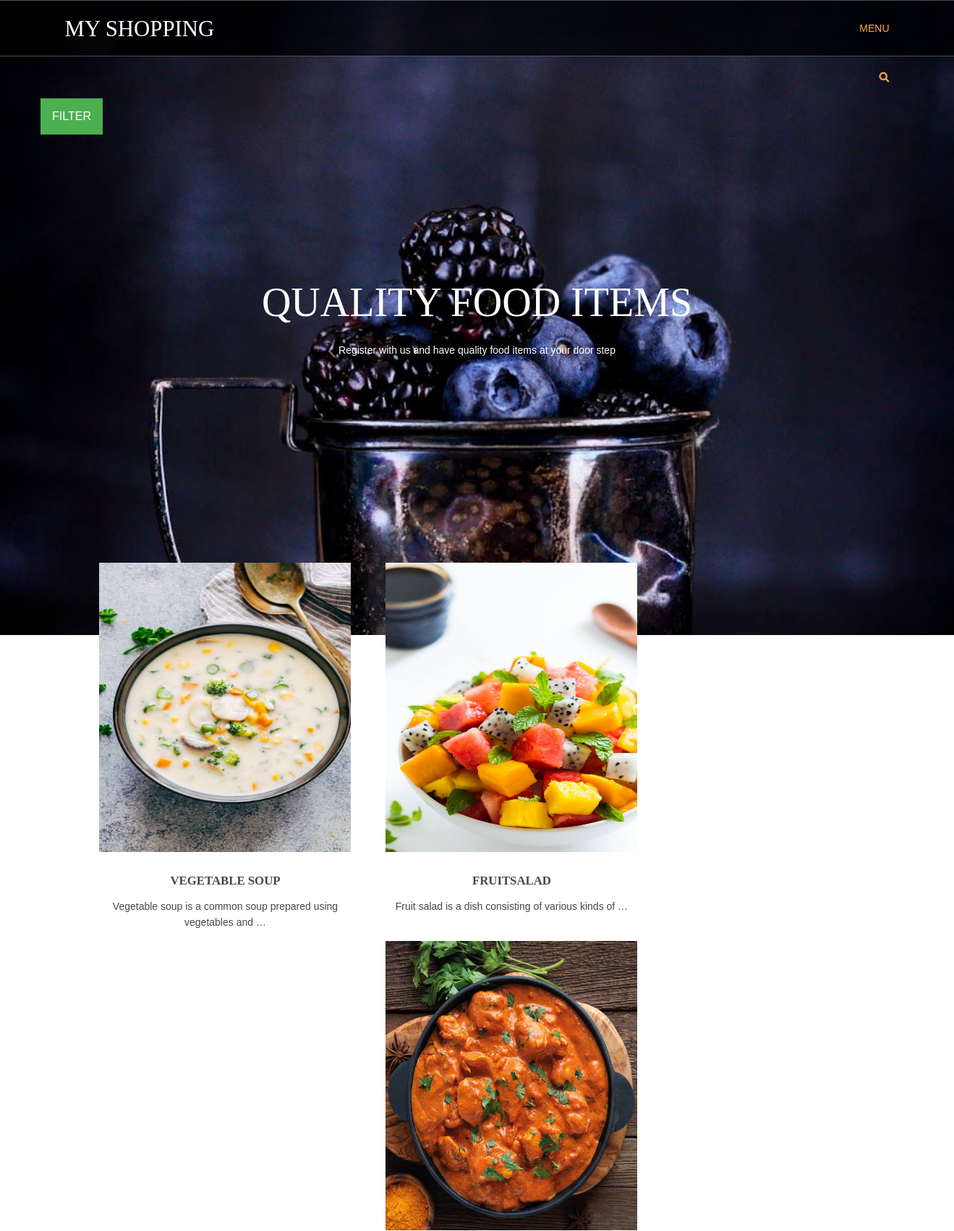
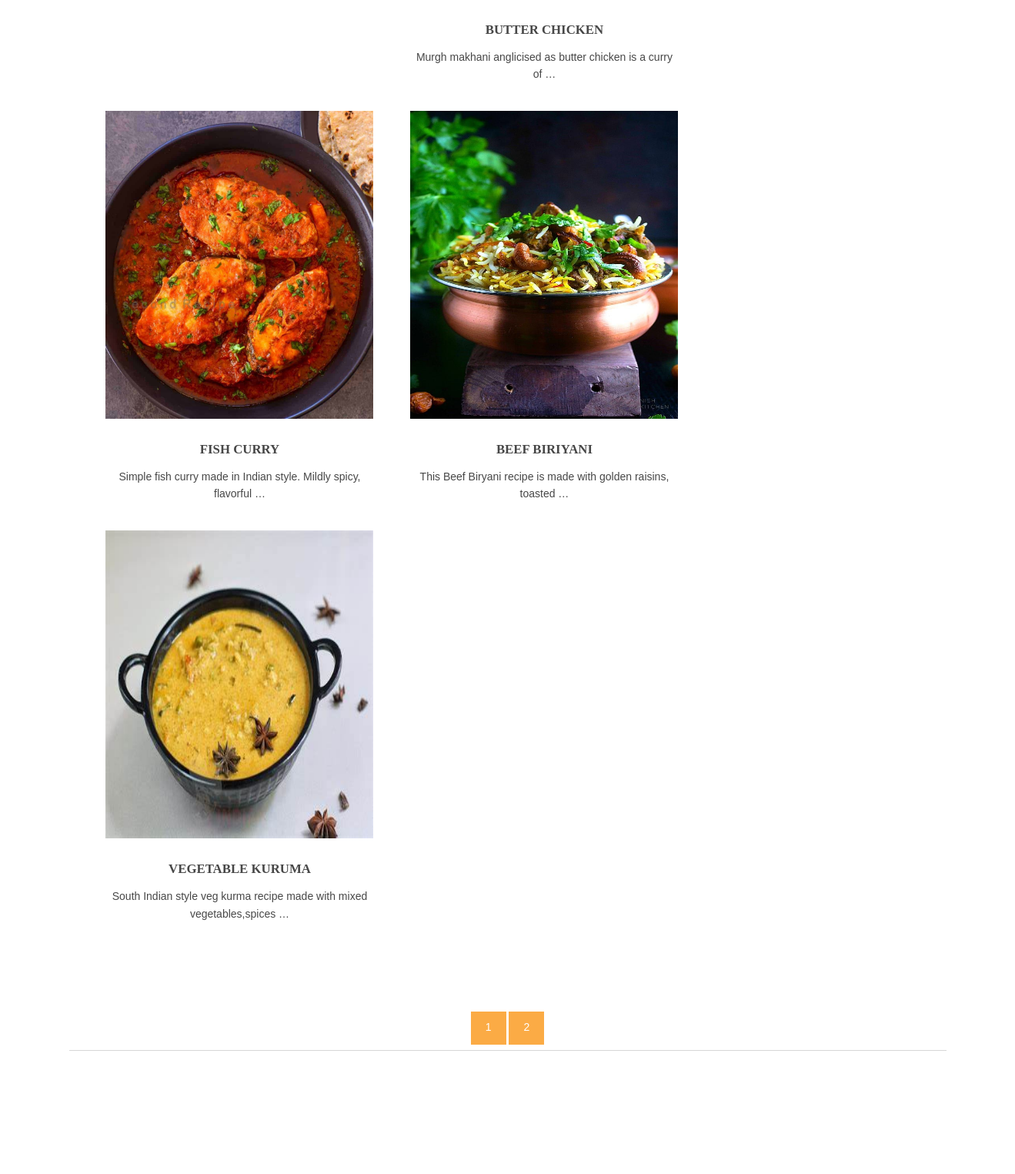
The page / on the database its author committed (2 pictures, top to bottom).
### shop/models.py (models this page shows, shortened)
class products(models.Model):
    name=models.CharField(max_length=150, unique=True)
    slug=models.SlugField(max_length=250, unique=True)
    img=models.ImageField(upload_to='product')
    desc=models.TextField()
    stock=models.IntegerField()
    available=models.BooleanField()
    price=models.IntegerField()
    category=models.ForeignKey(categ,on_delete=models.CASCADE)
    def get_url(self):
        return reverse('details',args=[self.category.slug,self.slug])

### shop/views.py (the view)
# urls.py: 2. Add a URL to urlpatterns:  path('', views.home, name='home')
def home(request,c_slug=None):
    c_page=None
    prodt=None
    if c_slug!=None:
        c_page=get_object_or_404(categ,slug=c_slug)
        prodt=products.objects.filter(category=c_page,available=True)
    else:
        prodt=products.objects.all().filter(available=True)
    cat=categ.objects.all()
    paginator=Paginator(prodt,6)
    try:
        page=int(request.GET.get('page','1'))
    except:
        page=1
    try:
        pro=paginator.page(page)
    except(EmptyPage,InvalidPage):
        pro=paginator.page(Paginator.num_pages)
    return render(request,'index.html',{'pr':prodt,'ct':cat,'pg':pro})

### cart/context_processor.py (called while the page is built)
def count(request):
    item_count=0;
    if 'admin' in request.path:
        return{}
    else:
        try:
            ct=cart.objects.filter(cart_id=c_id(request))
            cti=CartItem.objects.all().filter(cart=ct[:1])
            for c in cti:
                item_count+=c.quantity
        except cart.DoesNotExist:
            item_count=0
        return dict(itc=item_count)

### cart/views.py (called while the page is built)
def c_id(request):
    ct_id=request.session.session_key
    if not ct_id:
        ct_id=request.session.create()
    return ct_id

### shop/models.py (called while the page is built)
    def get_url(self):
        return reverse('prod_cat',args=[self.slug])

### templates/index.html (shortened to what this page needs)
{% extends 'base.html' %}
{% load static %}
{% block content %}
<html lang="">
<head>
<link href="{% static 'hm/layout/styles/layout.css' %}" rel="stylesheet" type="text/css" media="all">
</head>
<body id="top">
<div class="abcd" style="background-image:url({% static 'hm/images/demo/backgrounds/bg.jpg' %});background-color:white;">
  <div class="wrapper row0">
    <div id="topbar" class="hoc clear">
        <div class="fl_right">
        <ul class="nospace">
          <li id="searchform">
          </li>
        </ul>
      </div>
    </div>
  </div>
  <div class="dropdown">
  <button class="dropbtn">FILTER</button>
</div>
    <div id="pageintro" class="hoc clear">
    <article>
      <h3 class="heading">Quality Food Items</h3>
      <p>Register with us and have quality food items at your door step</p>
    </article>
  </div>
</div>
<div class="wrapper row3">
  <main class="hoc container clear">
    <section id="introblocks">
      <ul class="nospace group btmspace-80">
        {% for i in pg.object_list %}
        <li class="one_third">
          <figure><a class="imgover" href="{{i.get_url}}"><img src="{{i.img.url}}" alt="" style="height:400;width:500;"></a>
            <figcaption>
              <h6 class="heading">{{i.name}}</h6>
              <p>{{i.desc|truncatewords:10}}</p><br>
            </figcaption>
          </figure>
        </li>
        {% endfor %}
      </ul>
    </section>
    <center>
      {% for p in pg.paginator.page_range %}
          <a href="?page={{p}}" class="btn btn-light btn-sm {% if pg.number == p %}activate{% endif %}">{{p}}</a>
      {% endfor %}
    </center>
    <hr class="btmspace-80">
  </main>
</div>
</body>
</html>
{% endblock %}

### templates/base.html (shortened to what this page needs)
{% load static %}
<html lang="">
<head>
<link href="{% static 'hm/layout/styles/layout.css' %}" rel="stylesheet" type="text/css" media="all">
</head>
<body id="top">
<div class="bgded overlay" style="background-image:url({% static 'hm/images/demo/backgrounds/bg.jpg' %});">
  <div class="wrapper row1">
    <header id="header" class="hoc clear">
      <div id="logo" class="fl_left">
        <h1><a href="/">My Shopping</a></h1>
      </div>
      <nav id="mainav" class="fl_right">
          <ul class="clear">
          <li class="active" style="color:white;"><a href="/">Menu</a>
              </li>
          </ul>
      </nav>
    </header>
  </div>
</div>
{% block content %}
{% endblock %}
</body>
</html>

### static/hm/layout/styles/layout.css (style rules this page uses)
.row1 { border:solid; border-width:1px 0; }
#topbar { padding:20px 0; font-size:.8rem; text-transform:uppercase; }
#topbar ul li { display:inline-block; margin-right:15px; }
#topbar ul li:last-child { margin-right:0; padding-right:0; border-right:none; }
#topbar #searchform { position:relative; line-height:1; z-index:9999; }
#topbar #searchform::after { display:block; height:18px; line-height:18px; padding:0; font-family:"Font Awesome\ 5 Free"; font-weight:900; font-size:1rem; content:"\f002"; }
#topbar #searchform ::placeholder { text-transform:capitalize; }
#header #logo { margin:22px 0 0 0; }
#header #logo h1 { margin:0; padding:0; font-size:2.2rem; text-transform:uppercase; }
#pageintro { padding:200px 0 300px; }
#pageintro article, #pageintro article p { display:block; max-width:75%; margin:0 auto; text-align:center; }
#pageintro article p { max-width:65%; line-height:2rem; }
#pageintro .heading { margin-bottom:20px; font-size:4rem; }
.container { padding:80px 0; }
#introblocks { display:block; position:relative; margin:-180px 0 0 0; z-index:1; text-align:center; }
#introblocks figure figcaption { display:block; padding:30px 0 0 0; text-align:center; }
#introblocks figure figcaption .heading { font-size:1.2rem; font-weight:700; margin-bottom:0; }
*, *::before, *::after { transition:all .3s ease-in-out; }
nav ul, nav ol { margin:0; padding:0; list-style:none; }
#mainav, #breadcrumb, .sidebar nav { line-height:normal; }
#mainav ul { text-transform:uppercase; }
#mainav li { display:inline-block; position:relative; margin:0 15px 0 0; padding:0; }
#mainav li:last-child { margin-right:0; }
#mainav li a { display:block; padding:30px 0; }
body { color:#A5A6AA; background-color:#1C1D21; }
a { color:#FBAB45; }
hr, .borderedbox { border-color:#D7D7D7; }
.overlay { color:#FFFFFF; background-color:inherit; }
.overlay::after { color:inherit; background-color:rgba(0,0,0,.55); }
.btn, .btn.inverse:hover { color:#FFFFFF; background-color:#FBAB45; border-color:#FBAB45; }
.imgover, .imgover:hover::after { color:#FFFFFF; }
.row1 { border-color:rgba(255,255,255,.3); }
.row3 { color:#474747; background-color:#FFFFFF; }
#topbar #searchform { color:#FBAB45; }
#header #logo h1 a { color:inherit; }
#pageintro { color:#FFFFFF; }
#mainav li a { color:inherit; }
#mainav .active a, #mainav a:hover, #mainav li:hover > a { color:#FBAB45; background-color:inherit; }
@media screen and (min-width:1140px) { .hoc { max-width:1140px; } }

### templates/index.html (style rules this page uses)
.dropbtn { background-color: #4CAF50; color: white; padding: 16px; font-size: 16px; border: none; cursor: pointer; }
.dropdown { position: relative; display: inline-block; padding-left:56px; }
.abcd { height:100%; background-position:center; background-repeat:no-repeat; background-size:cover; }

### rows shown on the page
products: img (picture), name "VEGETABLE SOUP", desc "Vegetable soup is a common soup prepared using vegetables and …"
products: img (picture), name "FRUITSALAD", desc "Fruit salad is a dish consisting of various kinds of …"
products: img (picture), name "BUTTER CHICKEN", desc "Murgh makhani anglicised as butter chicken is a curry of …"
products: img (picture), name "FISH CURRY", desc "Simple fish curry made in Indian style. Mildly spicy, flavorful …"
products: img (picture), name "BEEF BIRIYANI", desc "This Beef Biryani recipe is made with golden raisins, toasted …"
products: img (picture), name "VEGETABLE KURUMA", desc "South Indian style veg kurma recipe made with mixed vegetables,spices …"

### other values the page prints
{{ p }} "1" "2"
